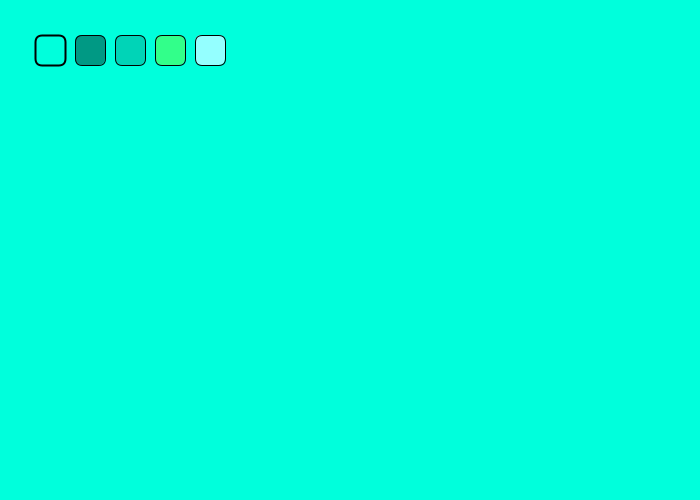
Frame 1 (no input)
Frame 60 (the mouse pressed at the canvas centre just before this capture): identical to frame 1, image omitted
Frame 120 (the mouse held since frame 60 and released just before this capture): identical to frame 1, image omitted

The Processing sketch that drew this single still picture (run headless with seeded random() and noise(); from frame 60 on, the mouse is pressed at the canvas centre):

// Processing sketch: Clockv0_6
// ── Clockv0_6.pde
int ArectX = 30;
int ABrectY = 30;    //harommal oszthato kell legyen!!!
int Aspace = 10;
int Bspace = 10;
int ABshape = 7;

int AXCoords[][] = {{0,0},{0,0},{0,0},{0,0},{0,0}};
int ABYCoords[] = {0,0};
int BXCoords[] = {0,0};

int trashX = 35;
int trashY = 35;


int selectedItem = 0;
int red = 255;
int green = 255;
int blue = 255;
int S = 0;
int G = 0;


void setup()
{
  size(700,500);
  background(255);
  
  //calculating rects Coords
  
  //Y
  ABYCoords[0] = trashY;
  ABYCoords[1] = trashY + ABrectY;
  
  int first = 0;
  int second = 0;
  
  //AX
  for(int j = 0; j < 9; j++){
    
    AXCoords[first][second] = trashX;
    if(j%2 == 0){
      trashX = trashX + ArectX;
    }else{
      trashX = trashX + Aspace;
    }
    
    if(j%2 == 1){
      second = 0;
      first++;
    } else{
      second = 1;
    }
  }
  
  //BX
  trashX = trashX + Bspace;
  for(int j = 0; j < 1; j++){BXCoords[j] = trashX; trashX = trashX + 4*Bspace + 3*ArectX;}
  
}


boolean mouseMenu(int minX, int maxX, int minY, int maxY)
{
  boolean Mc = mousePressed == true;
  boolean MouseMenuResult = mouseX > minX && mouseX < maxX && mouseY > minY && mouseY < maxY && Mc;
  return MouseMenuResult;
}


void backgroundMenuRGB(int xCoord,int yCoord){
  S = xCoord; 
  G = yCoord;
  for(int j = 0; j < 3; j++){
     /*S = S + 5;
     triangle(S,G+10,S+30,G+10,S+15,G+3);
     rect();
     triangle();//////////////////////////////////////////////////////////////////
     S =*/ 
  }
}

void backgroundMenu()
{ 
  clear();
  //int selectedItem = 0;
  color[] colors = {#00ffdc,#009984,#00d4b7,#32ff8a,#94ffff};
  
  if(selectedItem == 5){
    background(red,green,blue);
  } else{
    background(colors[selectedItem]);
  }
  
  for(int i = 0; i < 5; i++)
  {
    strokeWeight(1);
    if(i == selectedItem){
      strokeWeight(2);
      stroke(#000000);
    }
    
    switch(i){
      case 0:
        fill(colors[0]);
        break;
      case 1:
        fill(colors[1]);
        break;
      case 2:
        fill(colors[2]);
        break;
      case 3:
        fill(colors[3]);
        break;
      case 4:
        fill(colors[4]);
        break;
      case 5:
        noFill();
    }
    
    if(i == 5){
      backgroundMenuRGB(235,35);
      rect(AXCoords[0][0],ABYCoords[0],BXCoords[1]-BXCoords[0],ArectX,ABshape);
    } else{
      rect(AXCoords[i][0],ABYCoords[0],ArectX,ABrectY,ABshape);
    }
  }
  if(mouseMenu(35,65,35,65)){
    selectedItem = 0; 
  } else if(mouseMenu(75,105,35,65)){
    selectedItem = 1;
  } else if(mouseMenu(115,145,35,65)){
    selectedItem = 2; 
  } else if(mouseMenu(155,185,35,65)){
    selectedItem = 3;
  } else if(mouseMenu(195,225,35,65)){
    selectedItem = 4; 
  } else if(mouseMenu(235,345,35,65)){
    selectedItem = 5; 
  }
}

void draw(){
  
  
  backgroundMenu(); 
}
